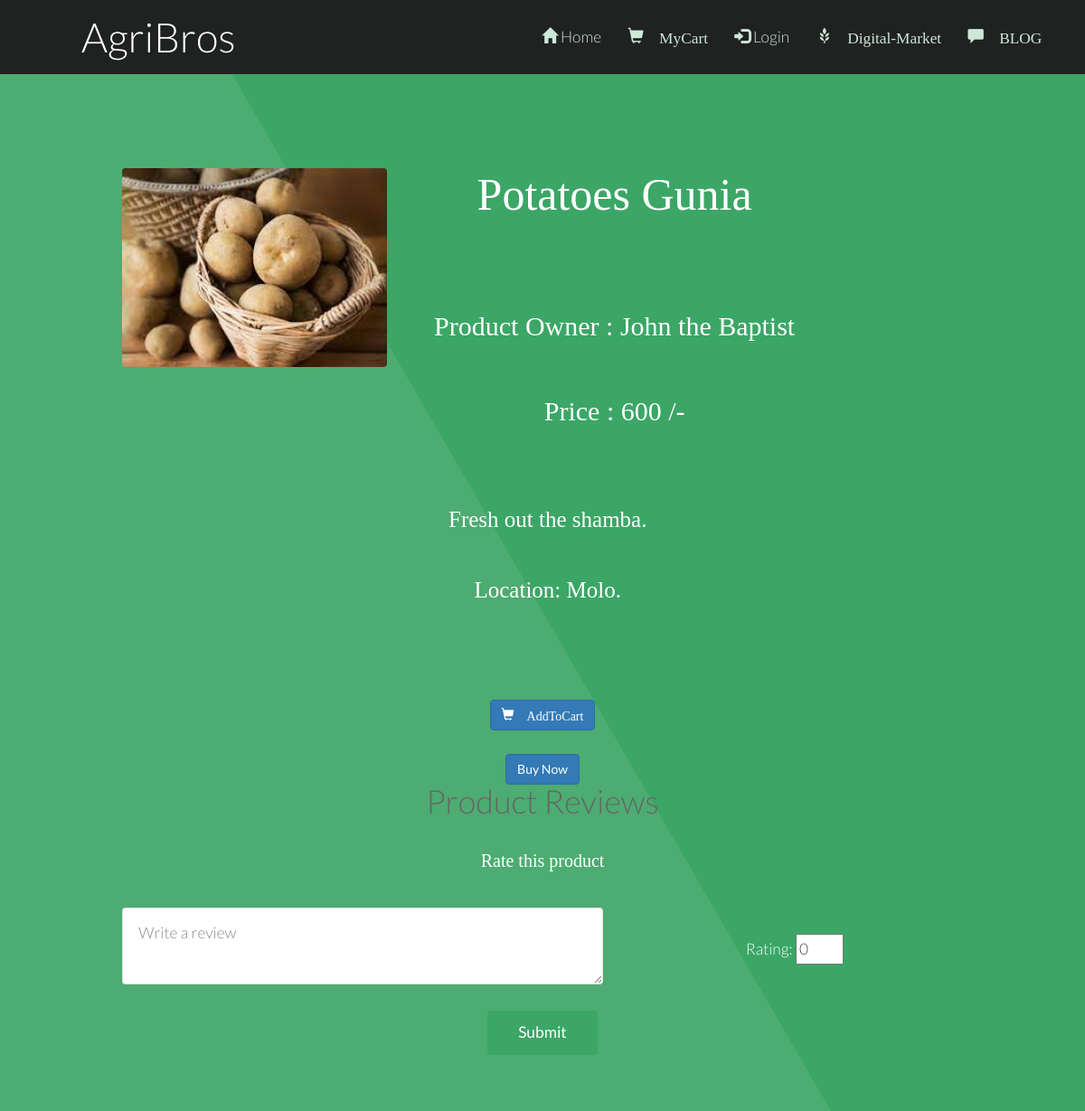
The page /review.php?pid=31 on the database its author committed.
### tables this page shows
CREATE TABLE `fproduct` (
  `fid` int NOT NULL,
  `pid` int NOT NULL,
  `product` varchar(255) NOT NULL,
  `pcat` varchar(255) NOT NULL,
  `pinfo` varchar(255) NOT NULL,
  `price` float NOT NULL,
  `pimage` varchar(255) NOT NULL DEFAULT 'blank.png',
  `picStatus` int NOT NULL DEFAULT '0'
);

CREATE TABLE `farmer` (
  `fid` int NOT NULL,
  `fname` varchar(255) NOT NULL,
  `fusername` varchar(255) NOT NULL,
  `fpassword` varchar(255) NOT NULL,
  `fhash` varchar(255) NOT NULL,
  `femail` varchar(255) NOT NULL,
  `fmobile` varchar(255) NOT NULL,
  `faddress` text NOT NULL,
  `factive` int NOT NULL DEFAULT '0',
  `frating` int NOT NULL DEFAULT '0',
  `picExt` varchar(255) NOT NULL DEFAULT 'png',
  `picStatus` int NOT NULL DEFAULT '0'
);

### review.php (the view, shortened to what this page needs)
<?php
	require 'db.php';
	$pid = $_GET['pid'];
?>
<!DOCTYPE html>
<html>
<head>
		<link href="bootstrap\css\bootstrap.min.css" rel="stylesheet">
		<link rel="stylesheet" href="Blog/commentBox.css" />
</head>
<body>
				<?php
					require 'menu.php';
					$sql="SELECT * FROM fproduct WHERE pid = '$pid'";
					$result = mysqli_query($conn, $sql);
					$row = mysqli_fetch_assoc($result);
					$fid = $row['fid'];
					$sql = "SELECT * FROM farmer WHERE fid = '$fid'";
					$result = mysqli_query($conn, $sql);
					$frow = mysqli_fetch_assoc($result);
					$picDestination = "images/productImages/".$row['pimage'];
					?>
				<section id="main" class="wrapper style1 align-center">
						<div class="container">
							<div class="row">
								<div class="col-sm-4">
									<img class="image fit" src="<?php echo $picDestination.'';?>" alt="" />
								</div>
								<div class="col-12 col-sm-6">
									<p style="font: 50px Times new roman;"><?= $row['product']; ?></p>
									<p style="font: 30px Times new roman;">Product Owner : <?= $frow['fname']; ?></p>
									<p style="font: 30px Times new roman;">Price : <?= $row['price'].' /-'; ?></p>
								</div>
							</div><br />
							<div class="row">
								<div class="col-12 col-sm-12" style="font: 25px Times new roman;">
									<?= $row['pinfo']; ?>
								</div>
							</div>
						</div>
						<br /><br />
						<div class="12u$">
                            <center>
                                <div class="row uniform">
                                    <div class="6u 12u$(large)">
                                        <a href="myCart.php?flag=1&pid=<?= $pid; ?>" class="btn btn-primary" style="text-decoration: none;"><span class="glyphicon glyphicon-shopping-cart"> AddToCart</a>
                                    </div>
                                    <div class="6u 12u$(large)">
                                        <a href="buyNow.php?pid=<?= $pid; ?>" class="btn btn-primary" style="text-decoration: none;">Buy Now</a>
                                    </div>
                                </div>
                            </center>
                        </div>
					<div class="container">
						<h1>Product Reviews</h1>
					<div class="row">
						<div class="col-0 col-sm-3"></div>
						<div class="col-12 col-sm-6">
					</div>
				</div>
			</div>
			<div class="container">
				<p style="font: 20px Times new roman; align: left;">Rate this product</p>
				<form method="POST" action="reviewInput.php?pid=<?= $pid; ?>">
					<div class="row">
						<div class="col-sm-7">
							<textarea style="background-color:white;color: black;" cols="5" name="comment" placeholder="Write a review"></textarea>
						</div>
						<div class="col-sm-5">
							<br />
							Rating: <input type="number" min="0" max="10" name="rating" value="0"/>
						</div>
					</div>
					<div class="row">
						<div class="col-sm-12">
							<br />
							<input type="submit" />
						</div>
					</div>
				</form>
			</div>
	</body>
	</html>

### css/style.css (style rules this page uses)
body { background: #fff; }
body, input, select, textarea { color: #444; font-family: "Lato", Helvetica, sans-serif; font-size: 15pt; font-weight: 300; line-height: 1.65em; }
a { color: #4dac71; text-decoration: underline; }
p { margin: 0 0 2em 0; }
h1, h2, h3, h4, h5, h6 { color: #666; font-weight: 300; line-height: 1em; margin: 0 0 1em 0; }
.align-center { text-align: center; }
form { margin: 0 0 2em 0; }
input[type="text"], input[type="password"], input[type="email"], select, textarea { -moz-appearance: none; -webkit-appearance: none; -o-appearance: none; -ms-appearance: none; appearance: none; background: rgba(144, 144, 144, 0.075); border-radius: 4px; border: none; border: solid 1px rgba(144, 144, 144, 0.25); color: inherit; display: block; outline: 0; padding: 0 1em; text-decoration: none; width: 100%; }
textarea { padding: 0.75em 1em; }
.image { border-radius: 4px; border: 0; display: inline-block; position: relative; }
.image.fit { display: block; margin: 0 0 2em 0; width: 100%; }
input[type="submit"], input[type="reset"], input[type="button"], .button { -moz-appearance: none; -webkit-appearance: none; -o-appearance: none; -ms-appearance: none; appearance: none; -moz-transition: background-color 0.2s ease-in-out, color 0.2s ease-in-out; -webkit-transition: background-color 0.2s ease-in-out, color 0.2s ease-in-out; -o-transition: background-color 0.2s ease-in-out, color 0.2s ease-in-out; -ms-transition: background-color 0.2s ease-in-out, color 0.2s ease-in-out; transition: background-color 0.2s ease-in-out, color 0.2s ease-in-out; background-color: #3ba666; border-radius: 4px; border: 0; color: #ffffff !important; cursor: pointer; display: inline-block; font-weight: 400; height: 2.85em; line-height: 2.8em; padding: 0 2em; text-align: center; text-decoration: none; white-space: nowrap; }
.wrapper { padding: 6em 0em 4em; }
.wrapper.style1 { background-color: #3ba666; -moz-background-image: linear-gradient(60deg, #4dac71 50%, #3ba666 50%); -webkit-background-image: linear-gradient(60deg, #4dac71 50%, #3ba666 50%); -o-background-image: linear-gradient(60deg, #4dac71 50%, #3ba666 50%); -ms-background-image: linear-gradient(60deg, #4dac71 50%, #3ba666 50%); background-image: linear-gradient(60deg, #4dac71 50%, #3ba666 50%); color: #ffffff; }

### css/style-xlarge.css (style rules this page uses)
body, input, select, textarea { font-size: 13pt; }

### css/style-large.css (style rules this page uses)
body, input, select, textarea { font-size: 13pt; }

### rows shown on the page
fproduct: pimage (picture), product "Potatoes Gunia", price "600", pinfo "Fresh out the shamba. Location: Molo."
farmer: fname "John the Baptist"

### other values the page prints
$loginProfile "Login"
